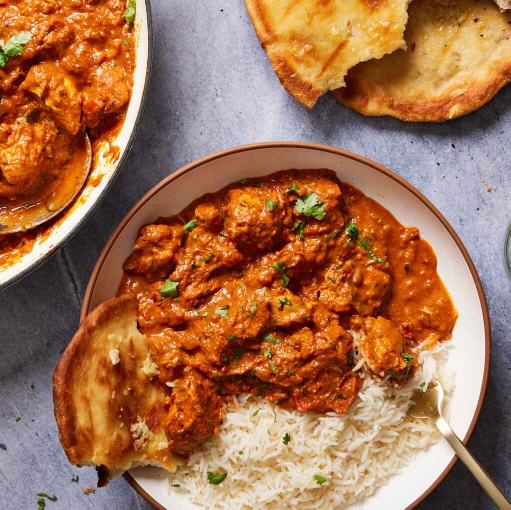
#> input picture img/gallery/gallery-1.jpg, 1021 x 1019 px, found by its file name (shown at 1/2 size); its folder holds only this picture in this run
$ python script2.py
#> lines starting #> are read from the running program, lines starting #| are printed output that depends on the picture
import os
from PIL import Image

def make_images_square(input_folder, output_folder, square_size):
    # Ensure the output folder exists
#> called with input_folder = 'img/gallery', output_folder = 'img/op', square_size = 500
    os.makedirs(output_folder, exist_ok=True)

    for filename in os.listdir(input_folder):
        input_path = os.path.join(input_folder, filename)
        output_path = os.path.join(output_folder, filename)

        # Skip non-image files
        if not filename.lower().endswith(('.png', '.jpg', '.jpeg')):
            print(f"Skipping non-image file: {filename}")
            continue

        try:
            # Open the image
            image = Image.open(input_path)
#> image is the input picture: PIL image 1021x1019 RGB; mean R, G, B 163.6, 113, 79.9

            # Convert to RGBA (if not already)
            image = image.convert("RGBA")
#> image: PIL image 1021x1019 RGBA

            # Get the image data
            data = image.getdata()

            # Filter out transparent pixels (alpha = 0)
            non_transparent_pixels = [pixel for pixel in data if pixel[3] > 0]
#> non_transparent_pixels = 1040399 items

            # Get the bounding box of the non-transparent pixels
            non_transparent_image = Image.new("RGBA", image.size)
#> non_transparent_image: PIL image 1021x1019 RGBA; every value is 0
            non_transparent_image.putdata(data)

            # Get the bounding box of non-transparent pixels
            bbox = non_transparent_image.getbbox()
#> bbox = (0, 0, 1021, 1019)
            if not bbox:
                print(f"No visible content in {filename}. Skipping.")
                continue

            # Crop the image to the bounding box
            cropped_image = image.crop(bbox)

            # Resize the cropped image to the desired square size
            square_image = cropped_image.resize((square_size, square_size), Image.Resampling.LANCZOS)
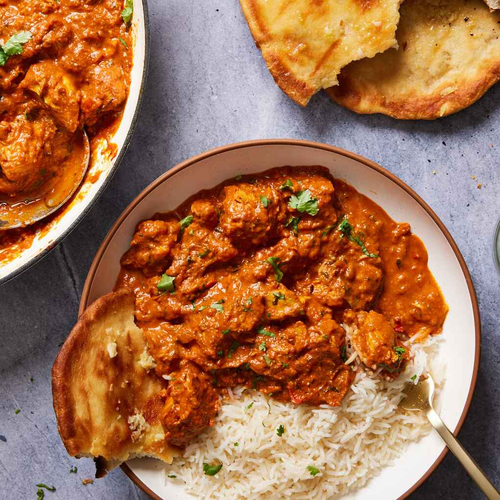
#> square_image: PIL image 500x500 RGBA; mean R, G, B, A 163.6, 113, 80, 255

            # Save the final square image
            square_image.save(output_path, format="PNG")
            print(f"Processed: {filename}")
        except Exception as e:
            print(f"Error processing {filename}: {e}")

# Example usage
if __name__ == "__main__":
    input_folder = "img/gallery"  # Folder containing original images
    output_folder = "img/op"  # Folder to save processed images
    square_size = 500  # Desired square size (e.g., 500x500 pixels)

    make_images_square(input_folder, output_folder, square_size)

$ run again, on img/gallery/gallery-2.jpg
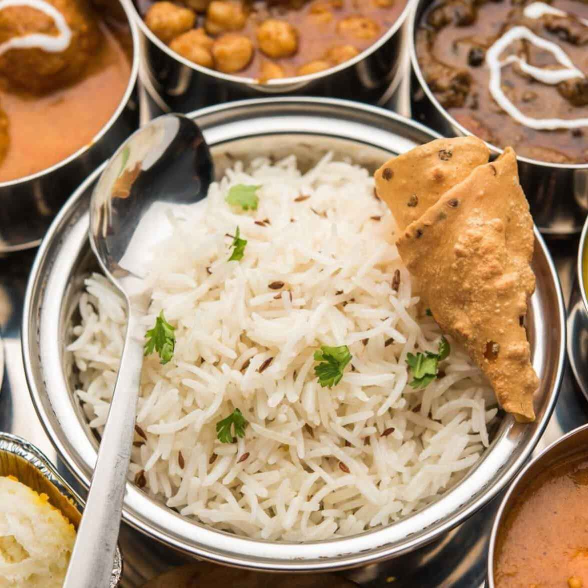
#> input picture img/gallery/gallery-2.jpg, 1176 x 1176 px, found by its file name (shown at 1/2 size)
#> in make_images_square, image is the input picture: PIL image 1176x1176 RGB; mean R, G, B 173.4, 145.9, 115.6
#> image: PIL image 1176x1176 RGBA
#> non_transparent_pixels = 1382976 items
#> non_transparent_image: PIL image 1176x1176 RGBA; every value is 0
#> bbox = (0, 0, 1176, 1176)
#> in make_images_square, `square_image = cropped_image.resize((square_size, square_size), Image...`:
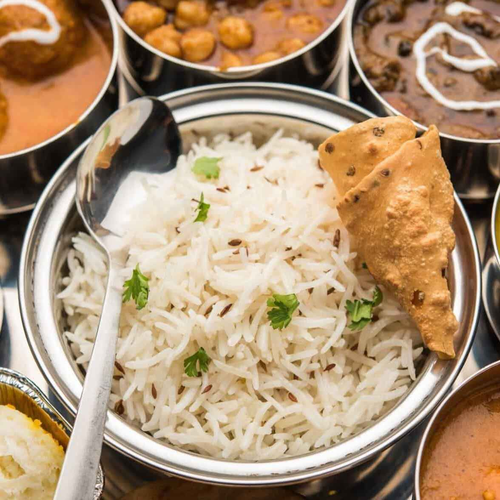
#> square_image: PIL image 500x500 RGBA; mean R, G, B, A 173.4, 145.9, 115.6, 255

$ run again, on img/gallery/gallery-4.jpg
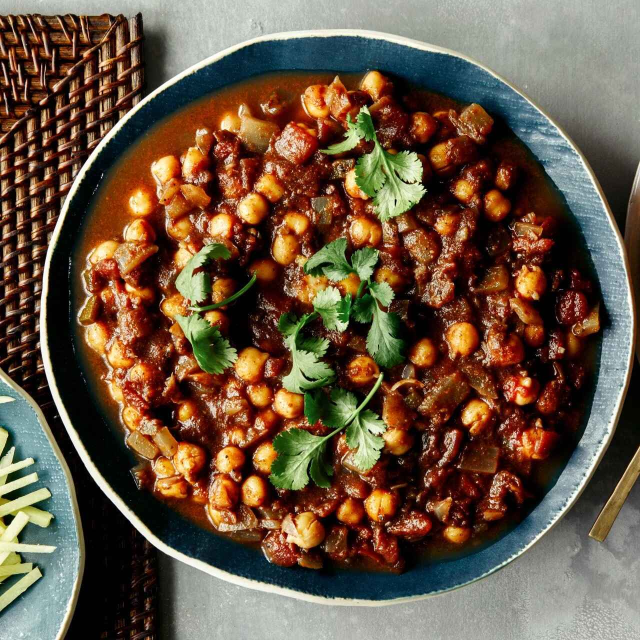
#> input picture img/gallery/gallery-4.jpg, 1280 x 1280 px, found by its file name (shown at 1/2 size)
#> in make_images_square, image is the input picture: PIL image 1280x1280 RGB; mean R, G, B 107.6, 86.7, 67.4
#> image: PIL image 1280x1280 RGBA
#> non_transparent_pixels = 1638400 items
#> non_transparent_image: PIL image 1280x1280 RGBA; every value is 0
#> bbox = (0, 0, 1280, 1280)
#> in make_images_square, `square_image = cropped_image.resize((square_size, square_size), Image...`:
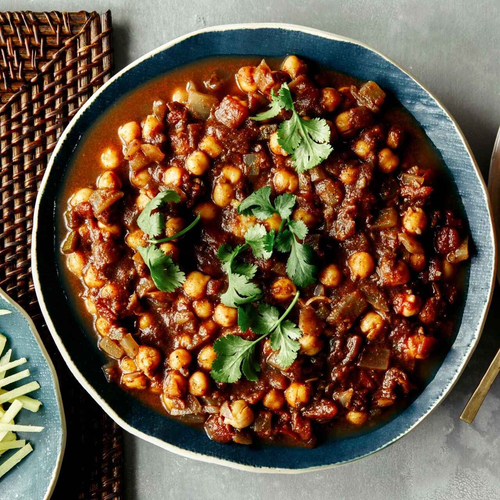
#> square_image: PIL image 500x500 RGBA; mean R, G, B, A 107.6, 86.7, 67.5, 255

$ run again, on img/gallery/gallery-10.jpg
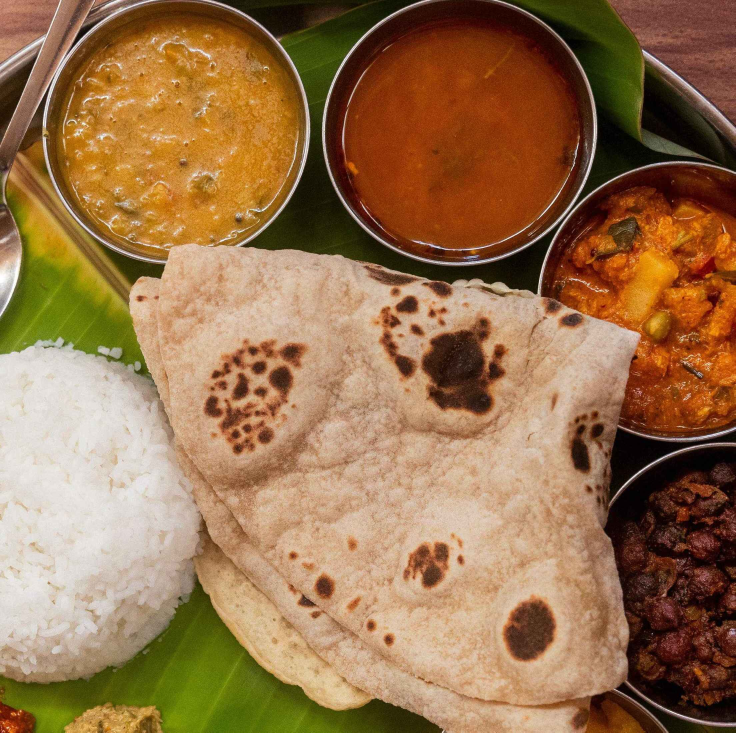
#> input picture img/gallery/gallery-10.jpg, 2206 x 2197 px, found by its file name (shown at 1/3 size)
#> in make_images_square, image is the input picture: PIL image 2206x2197 RGB; mean R, G, B 151.8, 114.1, 76.2
#> image: PIL image 2206x2197 RGBA
#> non_transparent_pixels = 4846582 items
#> non_transparent_image: PIL image 2206x2197 RGBA; every value is 0
#> bbox = (0, 0, 2206, 2197)
#> in make_images_square, `square_image = cropped_image.resize((square_size, square_size), Image...`:
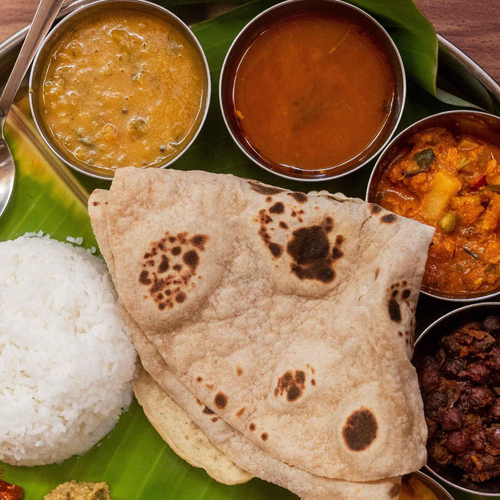
#> square_image: PIL image 500x500 RGBA; mean R, G, B, A 151.8, 114.1, 76.2, 255
